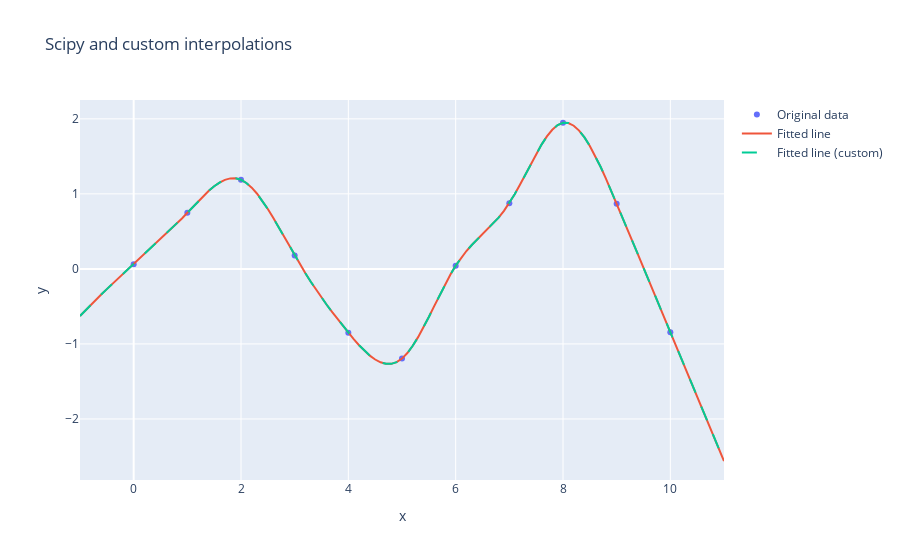

The notebook cell saved with this chart:
### Code cell
# Create a figure
fig = go.Figure()

# Add scatter plot
fig.add_trace(go.Scatter(x=x_train, y=y_train, mode="markers", name="Original data"))

# Add line plot
fig.add_trace(go.Scatter(x=x_test, y=y_test, mode="lines", name="Fitted line"))

y_test_custom = [custom_spline.interpolate(x) for x in x_test]
assert np.allclose(y_test, y_test_custom)
fig.add_trace(
    go.Scatter(x=x_test, y=y_test_custom, mode="lines", name="Fitted line (custom)", line=dict(dash="longdash"))
)

# Add titles and labels
fig.update_layout(title="Scipy and custom interpolations", xaxis_title="x", yaxis_title="y")

# Show the plot
fig.show()
